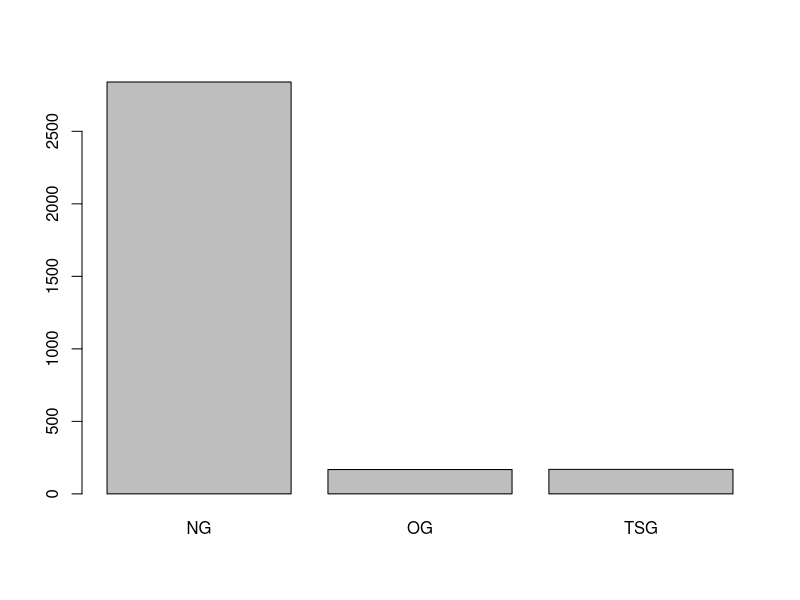
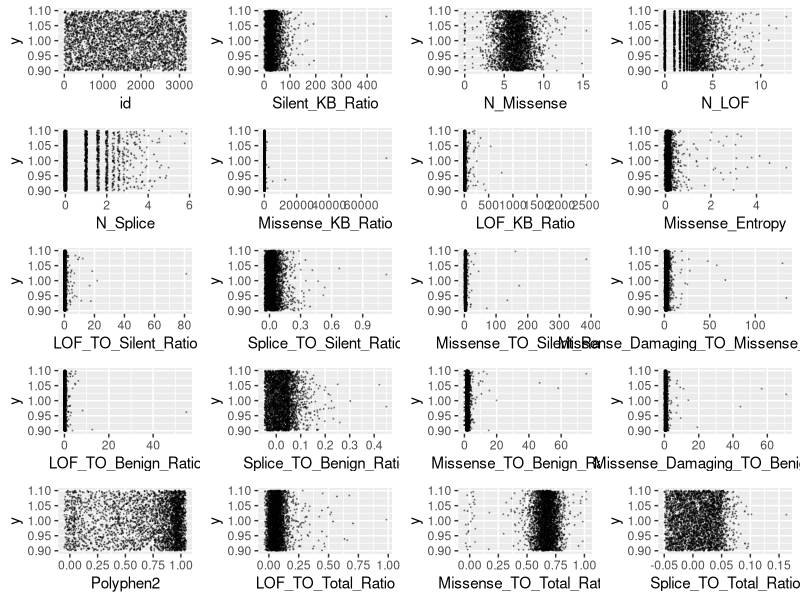
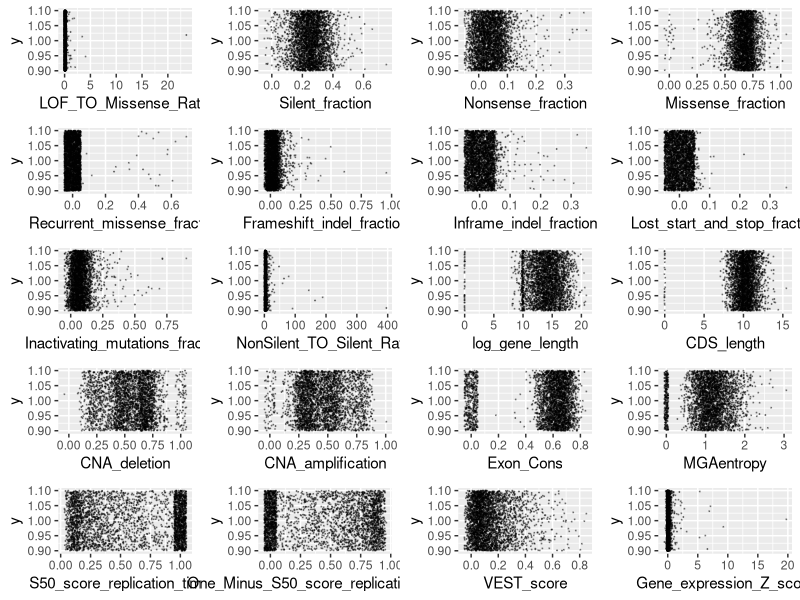
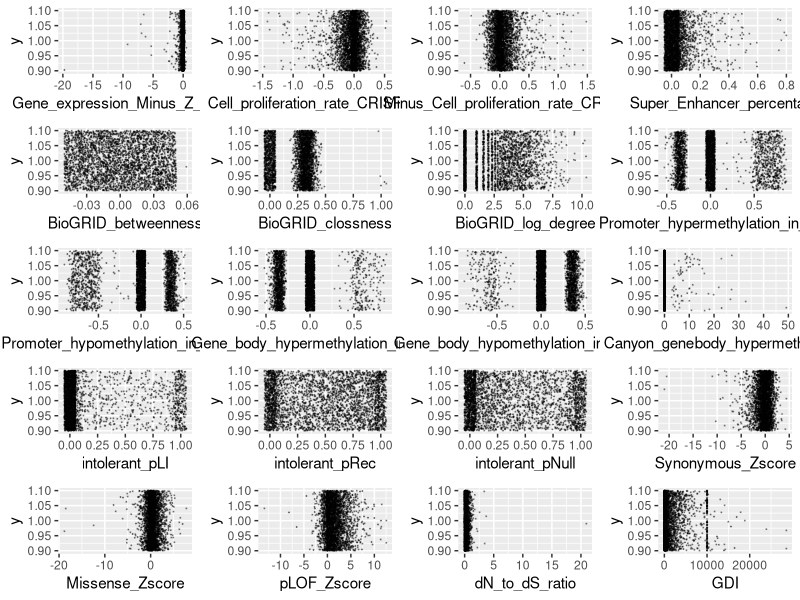
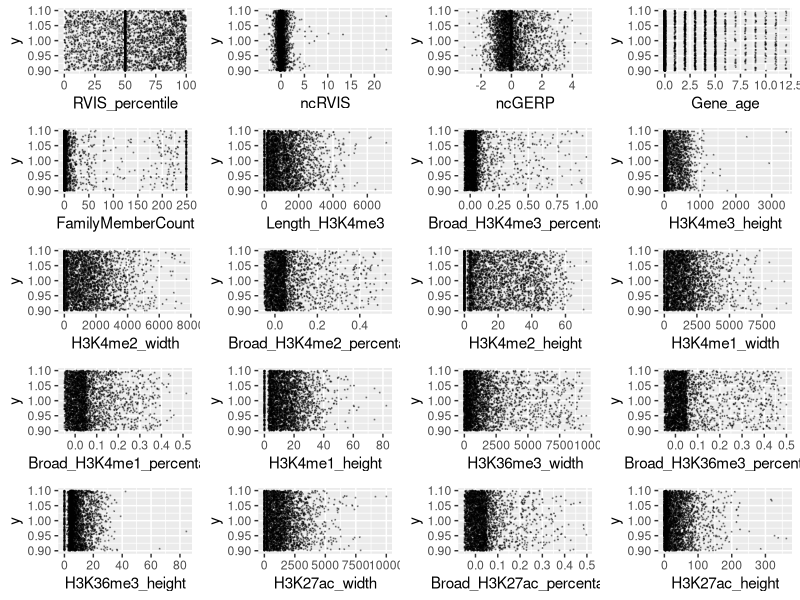
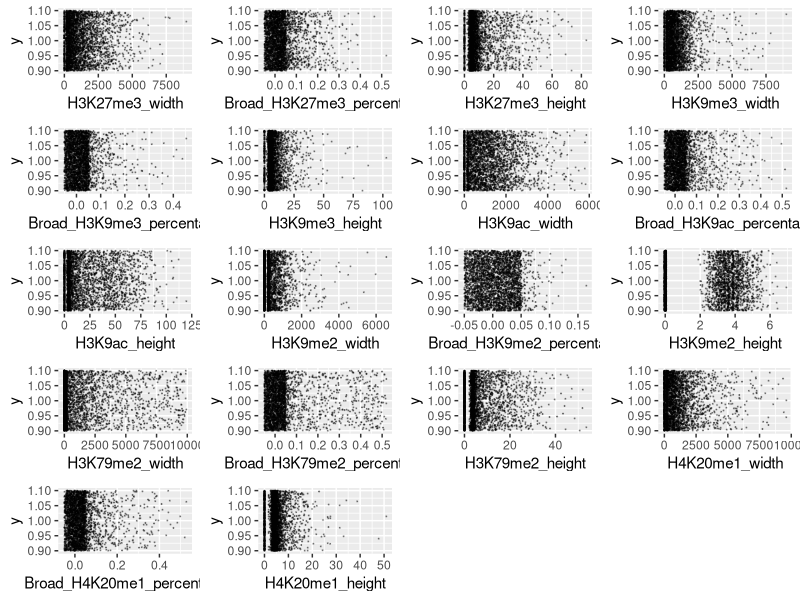
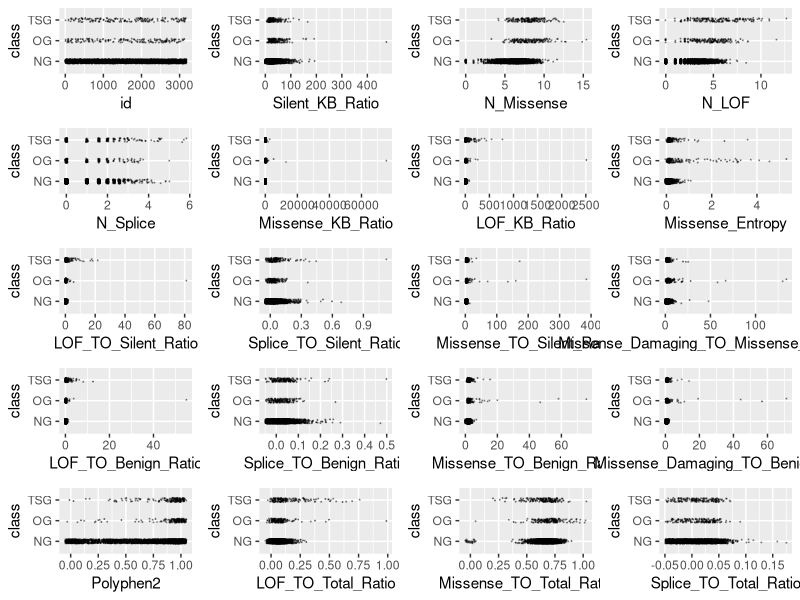
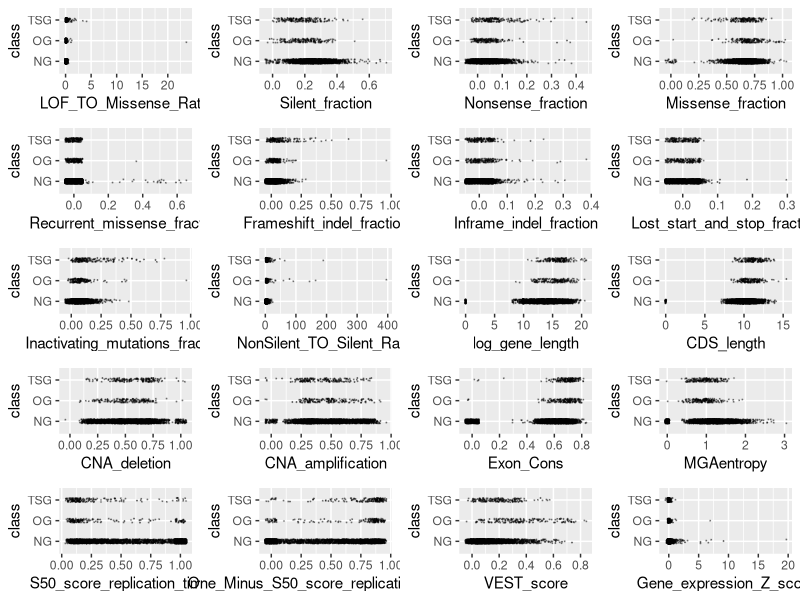

Write R code to recreate these figures, in order.
## ---- chunk 1
knitr::opts_chunk$set(echo = TRUE, comment = NA)
## ---- chunk 2
set.seed(110920)
# sample <- read.csv("sample.csv", stringsAsFactors = TRUE)
# sample
## ---- chunk 3
training <- read.csv("training.csv", stringsAsFactors = TRUE)
sort(abs(cor(training)["class", ]), decreasing = TRUE)[2:19]
training$class <- factor(training$class)
levels(training$class) <- c("NG", "OG", "TSG")
dim(training)
names(training)[c(1, 99)]
barplot(table(training$class))
table(training$class) / nrow(training)
any(is.na(training))
library(ggplot2)
scatter <- function(var) {
  ggplot(training, aes_string(var, 1)) +
    geom_jitter(width = 0.05, height = 0.1, size = 0.1,
                colour = rgb(0, 0, 0, alpha = 1 / 3))
}
scat_plot <- lapply(names(training)[-99], scatter)
library(gridExtra)
grid.arrange(grobs = scat_plot[1:20], ncol = 4)
grid.arrange(grobs = scat_plot[21:40], ncol = 4)
grid.arrange(grobs = scat_plot[41:60], ncol = 4)
grid.arrange(grobs = scat_plot[61:80], ncol = 4)
grid.arrange(grobs = scat_plot[81:98], ncol = 4)
## ---- chunk 4

## ---- chunk 5
library(ggplot2)
scatter <- function(var) {
  ggplot(training, aes_string(var, "class")) +
    geom_jitter(width = 0.05, height = 0.1, size = 0.1,
                colour = rgb(0, 0, 0, alpha = 1 / 3))
}
scat_plot <- lapply(names(training)[-99], scatter)
library(gridExtra)
grid.arrange(grobs = scat_plot[1:20], ncol = 4)
grid.arrange(grobs = scat_plot[21:40], ncol = 4)
grid.arrange(grobs = scat_plot[41:60], ncol = 4)
grid.arrange(grobs = scat_plot[61:80], ncol = 4)
grid.arrange(grobs = scat_plot[81:98], ncol = 4)
## ---- chunk 6
sig <- logical(98)
names(sig) <- names(training)[-99]
k <- 1
diffs <- logical(98)
for (var in names(training)[-99]) {
  model <- aov(training[[var]] ~ factor(training$class))
  sig[k] <- summary(model)[[1]][1, 5]
  diffs[k] <- all(TukeyHSD(model)$`factor(training$class)`[, 4] < 0.05)
  k <- k + 1
}
sort(sig[diffs])
score <- function (conf_mat) {
  print(sum(diag(conf_mat) * c(1, 20, 20)))
  print(sum(diag(conf_mat) * c(1, 20, 20)) / sum(apply(conf_mat, 2, sum) * c(1, 20, 20)))
}

classify <- function(probs) {
  if (any(probs[2:3] > 0.05)) {
    subset <- probs[2:3]
    output <- which(subset == max(subset))
    if (length(output) > 1) {
        output <- sample(1:2, 1)
    }
  } else {
    output <- 0
  }
  output
}
## ---- chunk 7
library(dplyr)
vars <- training %>% select(Broad_H3K9ac_percentage, N_LOF, pLOF_Zscore,
                            N_Splice, LOF_TO_Total_Ratio, VEST_score, BioGRID_log_degree, Broad_H3K79me2_percentage,
                            RVIS_percentile,
                            Polyphen2, Broad_H3K36me3_percentage, class)
vars$class <- factor(vars$class)
levels(vars$class) <- c("NG", "OG", "TSG")
cor_mtx = round(cor(vars[, names(vars) != "class"]), 2)
library(reshape2)
#reshape it
melted_cor_mtx <- melt(cor_mtx)

#draw the heatmap
cor_heatmap = ggplot(data = melted_cor_mtx, aes(x=Var1, y=Var2, fill=value)) + geom_tile()
cor_heatmap = cor_heatmap +
scale_fill_gradient2(low = "blue", high = "red", mid = "white", midpoint = 0, limit = c(-1,1), space = "Lab", name="Pearson\nCorrelation") + 
theme_minimal() +
theme(axis.text.x = element_text(angle = 45, vjust = 1, size = 12, hjust = 1))

cor_heatmap
## ---- chunk 8
set.seed(nrow(training))
vars <- training %>% select(Broad_H3K9ac_percentage, N_LOF, pLOF_Zscore,
                            N_Splice, LOF_TO_Total_Ratio, VEST_score, BioGRID_log_degree, Broad_H3K79me2_percentage,
                            RVIS_percentile,
                            Polyphen2, Broad_H3K36me3_percentage, class)
library(caret)
vars_test <- createDataPartition(vars$class, p = 0.7, 
                                  list = FALSE)
vars_train <- vars[vars_test, ]
vars_test <- vars[-vars_test, ]

train_cont <- trainControl(method = "cv", number = 5, classProbs = TRUE, savePredictions = TRUE)


knn_ft <- train(class ~ ., data = vars_train, method = "knn", preProc = c("center", "scale"),
                trControl = train_cont, tuneGrid = expand.grid(k = seq(from = 1, to = 25, by = 5)))
ggplot(knn_ft) + theme_bw()
for (k in seq(from = 1, to = 25, by = 5)) {
  preds <- predict(knn_ft, newdata = vars_test, type = "prob")
  knn_mod <- table("pred"=unlist(apply(preds, 1, classify)), "obs" = vars_test$class)
  print(knn_mod)
  score(knn_mod)
}
train_cont <- trainControl(method = "cv", number = 5, classProbs = TRUE, savePredictions = TRUE)
qda_ft <- train(class ~ ., data = vars_train, method = "qda", preProc = c("center", "scale"),
                trControl = train_cont)
preds <- predict(qda_ft, newdata = vars_test, type = "prob")

qda_mod <- table("pred"=apply(preds, 1, classify), "obs" = vars_test$class)
qda_mod
score(qda_mod)
train_cont <- trainControl(method = "cv", number = 5, classProbs = TRUE, savePredictions = TRUE)
lda_ft <- train(class ~ ., data = vars_train, method = "lda", preProc = c("center", "scale"),
                trControl = train_cont)
preds <- predict(lda_ft, newdata = vars_test, type = "prob")

lda_mod <- table("pred"=apply(preds, 1, classify), "obs" = vars_test$class)
lda_mod
score(lda_mod)
## ---- chunk 9
tests <- read.csv("test.csv")
rel_vars <- training %>% select(Broad_H3K9ac_percentage, N_LOF, pLOF_Zscore,
                            N_Splice, LOF_TO_Total_Ratio, VEST_score, BioGRID_log_degree, Broad_H3K79me2_percentage,
                            RVIS_percentile,
                            Polyphen2, Broad_H3K36me3_percentage, class)
for (i in 1:11) {
  rel_vars[[i]] <- (rel_vars[[i]] - lda_ft$preProcess$mean[i])/ lda_ft$preProcess$std[i]
}
preds <- predict(lda_ft, newdata = tests, type = "prob")
preds <- apply(preds, 1, classify)
names(preds) <- tests$id
csv_file <- data.frame("id" = tests$id,
                       "class" = preds)
write.csv(csv_file, "modelpredictions.csv", row.names = FALSE)
